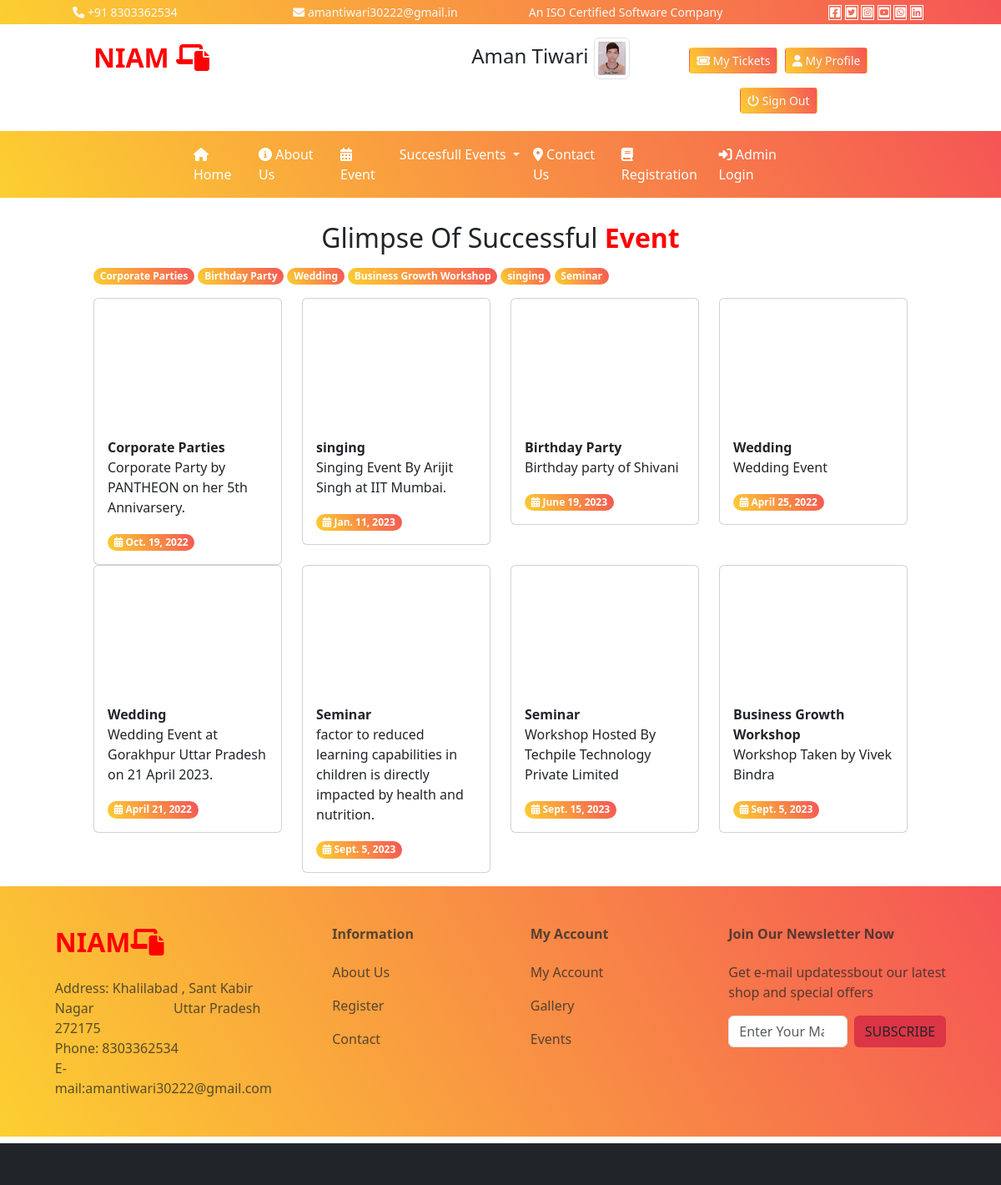
The app's page /videogallery/ (signed in) with its own data.
### user/models.py (models this page shows)
class category(models.Model):
    cname=models.CharField(max_length=200,null=True)
    cpic=models.ImageField(upload_to='static/category/',null=True)
    cdate=models.DateField()
    def __str__(self):
        return self.cname

class videogallery(models.Model):
    category=models.ForeignKey(category,on_delete=models.CASCADE)
    vlink=models.TextField(null=True)
    vdate=models.DateField()
    event_des=models.TextField(null=True)

### user/views.py (the view)
# urls.py: path('videogallery/',views.vgallery),
def vgallery(request):
    cid=request.GET.get('x')
    cdata=category.objects.all().order_by('-id')
    if cid is not None:
        vdata=videogallery.objects.filter(category=cid)
    else:
        vdata=videogallery.objects.all().order_by('-id')
    mydict={
        "cdata":cdata,
        "vdata":vdata,
    }
    return render(request,'user/vgallery.html',mydict)

### templates/user/vgallery.html
{% extends 'base.html'%}
{% load  static %}
{% block content %}
<div class="text-center fs-2 my-2">
    Glimpse Of Successful<b class="txt-mycolor"> Event</b>
</div>
<div class="row">
    <div class="col-sm-10 mx-auto">
        <div class="row">
            <div class="col-sm-12">
                {% for a in cdata %}
                <a href="/user/videogallery?x={{a.id}}" class="badge bg-mycolor rounded-pill" style="text-decoration:none;">{{a.cname}}</a>
                {% endfor %}
                 </div>
        </div>
        <div class="row mt-3">
                {% for a in vdata %}
            <div class="col-sm-3">
            <div class="card">
                <iframe class="img-card-top" src="{{a.vlink}}" title="YouTube video player" frameborder="0" allow="accelerometer; autoplay; clipboard-write; encrypted-media; gyroscope; picture-in-picture; web-share" allowfullscreen></iframe>
                <div class="card-body">
                    <b>{{a.category}}</b>
                    <p>{{a.event_des}}</p>
                     <span class="badge bg-mycolor rounded-pill">
              <i class="fa-solid fa-calendar-days"></i>
           {{a.vdate}}
              </span>
                </div>
            </div>
            </div>
            {% endfor %}
        </div>
    </div>
</div>
{% endblock %}

### templates/base.html (style rules this page uses)
:root { --bgcolor:linear-gradient(60deg,#FCCF31,#F55555); --txtcolor:red; }
.bg-mycolor { background:var(--bgcolor) !important; }
.txt-mycolor { color:var(--txtcolor); }

### records on screen
category: cname "Corporate Parties"
category: cname "Birthday Party"
category: cname "Wedding"
category: cname "Business Growth Workshop"
category: cname "singing"
category: cname "Seminar"
videogallery: category "Corporate Parties", event_des "Corporate Party by PANTHEON on her 5th Annivarsery.", vdate "Oct. 19, 2022"
videogallery: category "singing", event_des "Singing Event By Arijit Singh at IIT Mumbai.", vdate "Jan. 11, 2023"
videogallery: category "Birthday Party", event_des "Birthday party of Shivani", vdate "June 19, 2023"
videogallery: category "Wedding", event_des "Wedding Event", vdate "April 25, 2022"
videogallery: category "Wedding", event_des "Wedding Event at Gorakhpur Uttar Pradesh on 21 April 2023.", vdate "April 21, 2022"
videogallery: category "Seminar", event_des "factor to reduced learning capabilities in children is directly impacted by health and nutrition.", vdate "Sept. 5, 2023"
videogallery: category "Seminar", event_des "Workshop Hosted By Techpile Technology Private Limited", vdate "Sept. 15, 2023"
videogallery: category "Business Growth Workshop", event_des "Workshop Taken by Vivek Bindra", vdate "Sept. 5, 2023"

### other values on screen
{{ request.session.username }} "Aman Tiwari"
